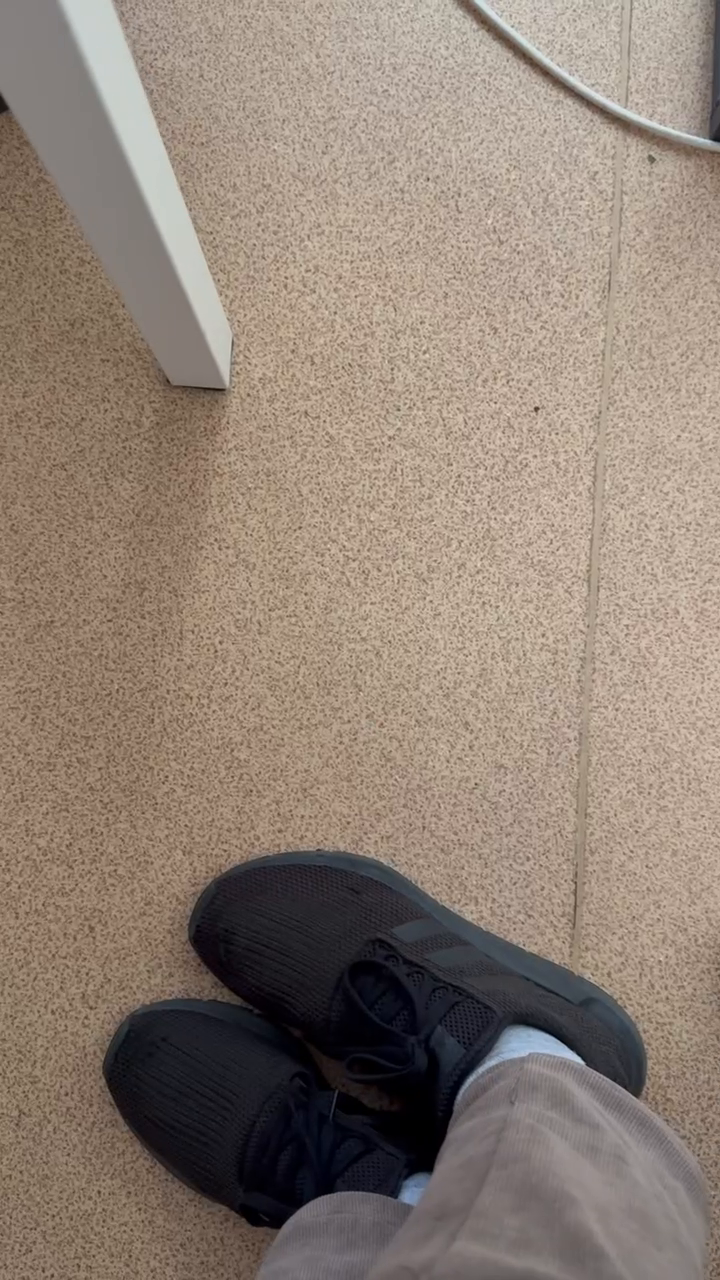
#> input picture frame 10 of IMG_1248.MOV, 720 x 1280 px, given in place of the camera
$ python flow_camera_test.py
#> lines starting #> are read from the running program, lines starting #| are printed output that depends on the picture; after the words box and inside, x2 and y2 are one past the last pixel; in counts of white or black regions, pixels touching at a corner belong together
#> in main, frame_bgr is the input picture: shape (1280, 720, 3); mean B, G, R 117, 129, 143.9
"""
flow_camera_test.py

Главный тестовый скрипт. Захватывает кадры с веб-камеры (или видеофайла),
гоняет через алгоритм px4flow_fast.compute_flow_fast и показывает:

  - текущий кадр в grayscale
  - стрелку направления потока (flow vector)
  - quality, flow_x/flow_y в пикселях
  - угловую скорость в рад/с (как уходило бы в DroneCAN сообщение
    com.hex.equipment.flow.Measurement)
  - реальный FPS обработки

Это прямой эквивалент того, что будет считать STM32F7 + ATK-OV7725 MD,
только тут вместо DCMI+FIFO используется обычная веб-камера через OpenCV,
а вместо отправки в DroneCAN — печать в консоль/визуализация.

Управление:
  q / ESC  — выход
  r        — сброс (img_old = None, начать заново)
  s        — сохранить текущую пару кадров в test_frames/ (для regress-теста)

Запуск:
  python3 flow_camera_test.py                  # веб-камера 0
  python3 flow_camera_test.py --source 1        # веб-камера с другим индексом
  python3 flow_camera_test.py --source video.mp4  # тест на видеофайле
"""

import argparse
import math
import time
import os

import cv2
import numpy as np

from px4flow_fast import compute_flow_fast


# ============ Параметры эмулируемой камеры/линзы ============
# Эти параметры нужно будет откалибровать под реальную ATK-OV7725 MD
# с конкретным объективом. Сейчас — приблизительные значения для
# объектива ~90° FOV по диагонали на разрешении FLOW_IMG_SIZE.
FLOW_IMG_SIZE = 64          # PX4Flow по умолчанию работает с блоком 64x64
FOCAL_LENGTH_PX = 64.0       # фокусное расстояние в пикселях (подбирается)

SEARCH_SIZE = 4
FLOW_FEATURE_THRESHOLD = 30
FLOW_VALUE_THRESHOLD = 3000


def preprocess_frame(frame_bgr: np.ndarray) -> np.ndarray:
    """
    Конвертирует кадр с камеры в grayscale 64x64 — имитация того, что
    реально придёт с ATK-OV7725 MD после конфигурации QVGA + кропа
    центральной области, либо после programmatic downscale на STM32.
    """
    gray = cv2.cvtColor(frame_bgr, cv2.COLOR_BGR2GRAY)
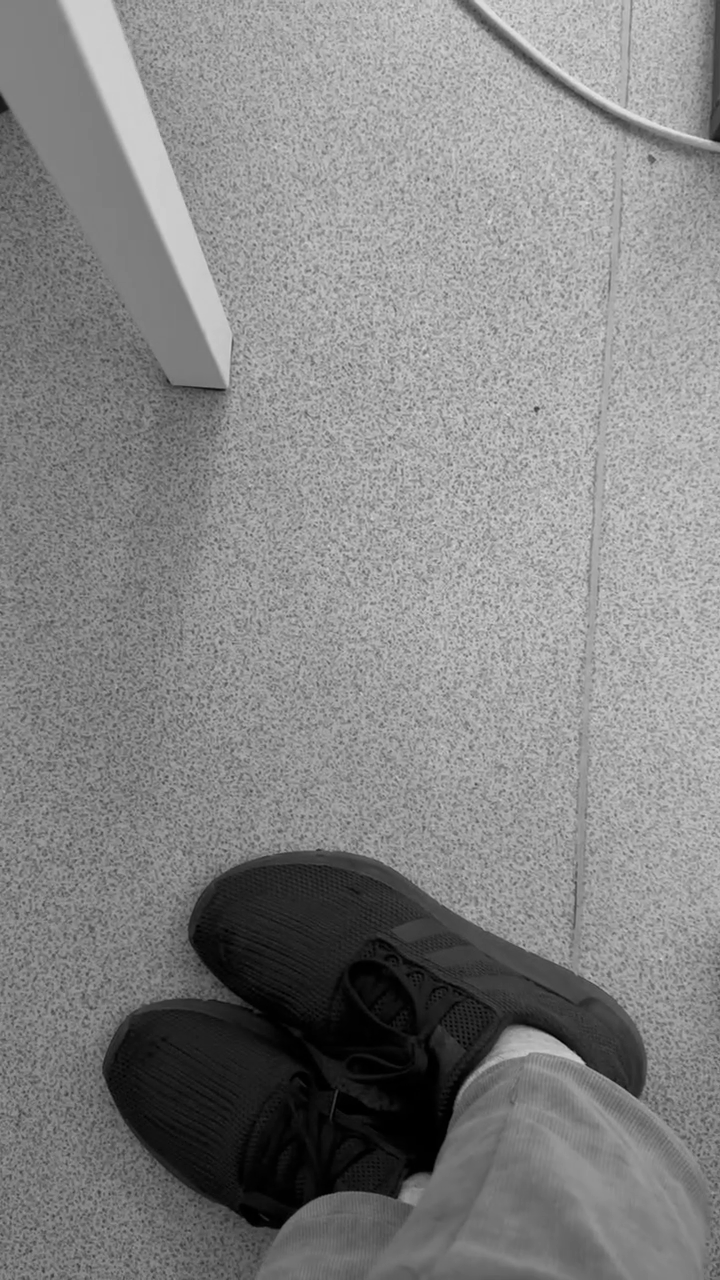
#> gray: shape (1280, 720); min 0, max 231, mean 132.2

    h, w = gray.shape
#> h = 1280; w = 720
    # Берём центральный квадрат, чтобь не было искажений от неравномерного
    # сжатия по осям (имитация кропа в прошивке STM32)
    side = min(h, w)
#> side = 720
    y0 = (h - side) // 2
#> y0 = 280
    x0 = (w - side) // 2
#> x0 = 0
    cropped = gray[y0:y0 + side, x0:x0 + side]
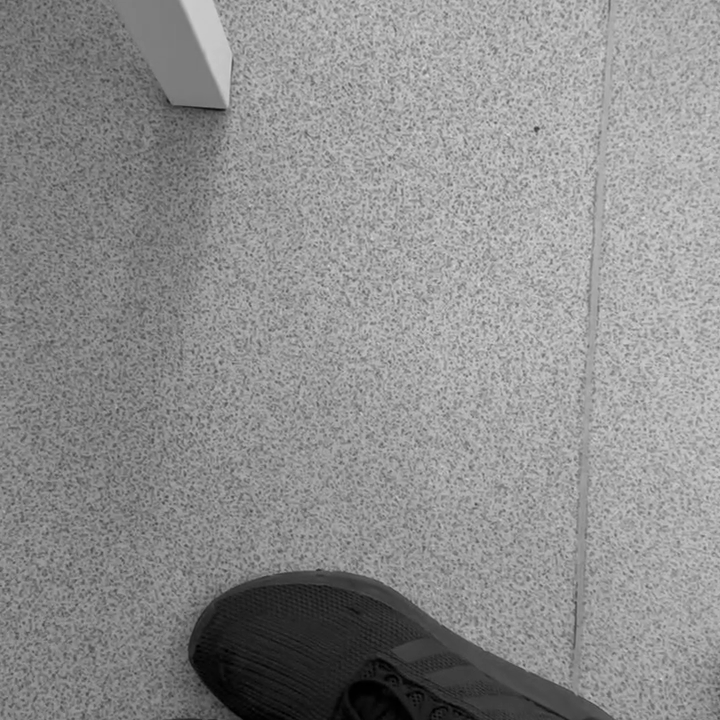
#> cropped: shape (720, 720); min 0, max 220, mean 141.1

    resized = cv2.resize(cropped, (FLOW_IMG_SIZE, FLOW_IMG_SIZE),
                          interpolation=cv2.INTER_AREA)
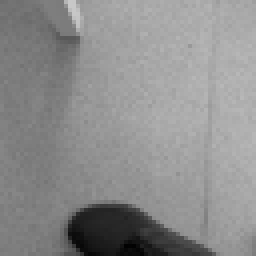
#> resized: shape (64, 64) (shown 4 times larger); min 2, max 200, mean 141.1
    return resized


def flow_to_dronecan_fields(flow_x_px: float, flow_y_px: float, dt_s: float):
    """
    Конвертация пиксельного потока в угловую скорость (рад/с) —
    именно то, что упаковывается в DroneCAN сообщение
    com.hex.equipment.flow.Measurement (integrated_x / integrated_y).

    Соответствует OpticalFlowPX4::calcFlow:
        flow_x = atan2(flow_x, focal_length_x)
    """
    if dt_s <= 0:
        return 0.0, 0.0

    angular_x = math.atan2(flow_x_px, FOCAL_LENGTH_PX) / dt_s
    angular_y = math.atan2(flow_y_px, FOCAL_LENGTH_PX) / dt_s
    return angular_x, angular_y


def draw_overlay(display_frame: np.ndarray, flow_x_px: float, flow_y_px: float,
                  quality: int, ang_x: float, ang_y: float, fps: float):
    """Рисует UI поверх увеличенного кадра для наглядности."""
#> called with flow_x_px = 0, flow_y_px = 0, quality = 0, ang_x = 0, ang_y = 0, fps = 4.05
    h, w = display_frame.shape[:2]
#> h = 480; w = 480
    cx, cy = w // 2, h // 2
#> cx = 240; cy = 240

    # Масштабируем стрелку потока для наглядности (пиксели в кадре
    # FLOW_IMG_SIZE x FLOW_IMG_SIZE слишком малы для display_frame)
    scale = w / FLOW_IMG_SIZE
#> scale = 7.5
    arrow_scale = 8.0  # дополнительное визуальное усиление

    end_x = int(cx + flow_x_px * scale * arrow_scale)
#> end_x = 240
    end_y = int(cy + flow_y_px * scale * arrow_scale)
#> end_y = 240

    color = (0, 255, 0) if quality > 50 else (0, 165, 255) if quality > 0 else (0, 0, 255)

    cv2.arrowedLine(display_frame, (cx, cy), (end_x, end_y), color, 2, tipLength=0.3)
    cv2.circle(display_frame, (cx, cy), 4, (255, 255, 255), -1)
#> display_frame: shape (480, 480, 3); min 2, max 255, mean 141.1

    lines = [
        f"quality: {quality}",
        f"flow px: x={flow_x_px:+.2f} y={flow_y_px:+.2f}",
        f"angular rad/s: x={ang_x:+.3f} y={ang_y:+.3f}",
        f"fps: {fps:.1f}",
    ]
    for idx, line in enumerate(lines):
        cv2.putText(display_frame, line, (10, 25 + idx * 22),
                    cv2.FONT_HERSHEY_SIMPLEX, 0.6, (0, 0, 0), 3, cv2.LINE_AA)
        cv2.putText(display_frame, line, (10, 25 + idx * 22),
                    cv2.FONT_HERSHEY_SIMPLEX, 0.6, (255, 255, 255), 1, cv2.LINE_AA)
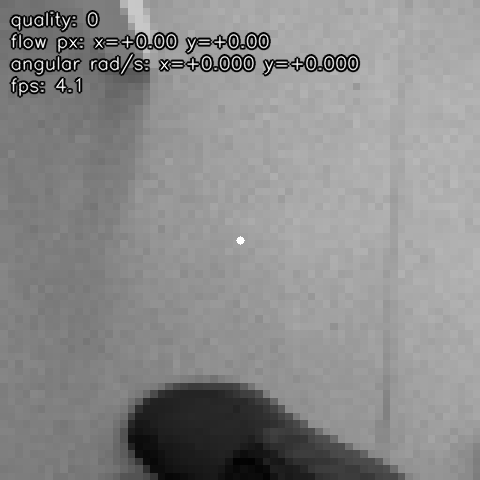
#> display_frame: shape (480, 480, 3); min 0, max 255, mean 138.4

    return display_frame


def main():
    parser = argparse.ArgumentParser(description="Тест optical flow алгоритма PX4Flow на ПК")
    parser.add_argument("--source", default="0",
                         help="Индекс камеры (0,1,...) или путь к видеофайлу")
    parser.add_argument("--display-size", type=int, default=480,
                         help="Размер окна вывода в пикселях")
    args = parser.parse_args()

    # Источник: число -> индекс камеры, иначе путь к файлу
    source = int(args.source) if args.source.isdigit() else args.source

    cap = cv2.VideoCapture(source)
    if not cap.isOpened():
        print(f"❌ Не удалось открыть источник видео: {source}")
        return

    print("Управление: q/ESC — выход, r — сброс, s — сохранить пару кадров")

    os.makedirs("test_frames", exist_ok=True)

    img_old = None
    t_prev = time.perf_counter()
    fps_smooth = 0.0
    frame_idx = 0

    while True:
        ok, frame_bgr = cap.read()
        if not ok:
            print("Конец видео или ошибка чтения кадра")
            break

        gray64 = preprocess_frame(frame_bgr)

        t_now = time.perf_counter()
        dt_s = t_now - t_prev
        t_prev = t_now

        quality, flow_x_px, flow_y_px = 0, 0.0, 0.0

        if img_old is not None:
            quality, flow_x_px, flow_y_px = compute_flow_fast(
                img_old, gray64,
                search_size=SEARCH_SIZE,
                flow_feature_threshold=FLOW_FEATURE_THRESHOLD,
                flow_value_threshold=FLOW_VALUE_THRESHOLD,
                invert_sign=True,  # для интуитивной стрелки на экране;
                                    # в реальной DroneCAN публикации на STM32
                                    # invert_sign НЕ используется (см. px4flow_fast.py)
            )

        ang_x, ang_y = flow_to_dronecan_fields(flow_x_px, flow_y_px, dt_s)

        # FPS обработки (экспоненциальное сглаживание)
        inst_fps = 1.0 / dt_s if dt_s > 0 else 0.0
        fps_smooth = inst_fps if fps_smooth == 0 else (0.9 * fps_smooth + 0.1 * inst_fps)

        # Печатаем в консоль — это симулирует то, что STM32 публикует
        # в DroneCAN com.hex.equipment.flow.Measurement каждый кадр
        if frame_idx % 5 == 0:  # не спамим консоль на каждый кадр
            print(f"[frame {frame_idx:5d}] quality={quality:3d}  "
                  f"flow_px=({flow_x_px:+.2f},{flow_y_px:+.2f})  "
                  f"angular_rad_s=({ang_x:+.4f},{ang_y:+.4f})  "
                  f"dt={dt_s*1000:.1f}ms  fps={fps_smooth:.1f}")

        # Визуализация
        display = cv2.resize(gray64, (args.display_size, args.display_size),
                              interpolation=cv2.INTER_NEAREST)
        display = cv2.cvtColor(display, cv2.COLOR_GRAY2BGR)
        display = draw_overlay(display, flow_x_px, flow_y_px, quality,
                                ang_x, ang_y, fps_smooth)

        cv2.imshow("PX4Flow algorithm test (q=quit, r=reset, s=save)", display)

        key = cv2.waitKey(1) & 0xFF
#> (key q is pressed here)
        if key in (ord('q'), 27):  # q или ESC
            break
        elif key == ord('r'):
            img_old = None
            print(">>> Сброс эталонного кадра")
        elif key == ord('s') and img_old is not None:
            ts = int(time.time() * 1000)
            np.save(f"test_frames/frame_{ts}_prev.npy", img_old)
            np.save(f"test_frames/frame_{ts}_curr.npy", gray64)
            print(f">>> Сохранена пара кадров test_frames/frame_{ts}_*.npy")

        img_old = gray64
        frame_idx += 1

    cap.release()
    cv2.destroyAllWindows()


if __name__ == "__main__":
    main()

$ run again, starting later in the video
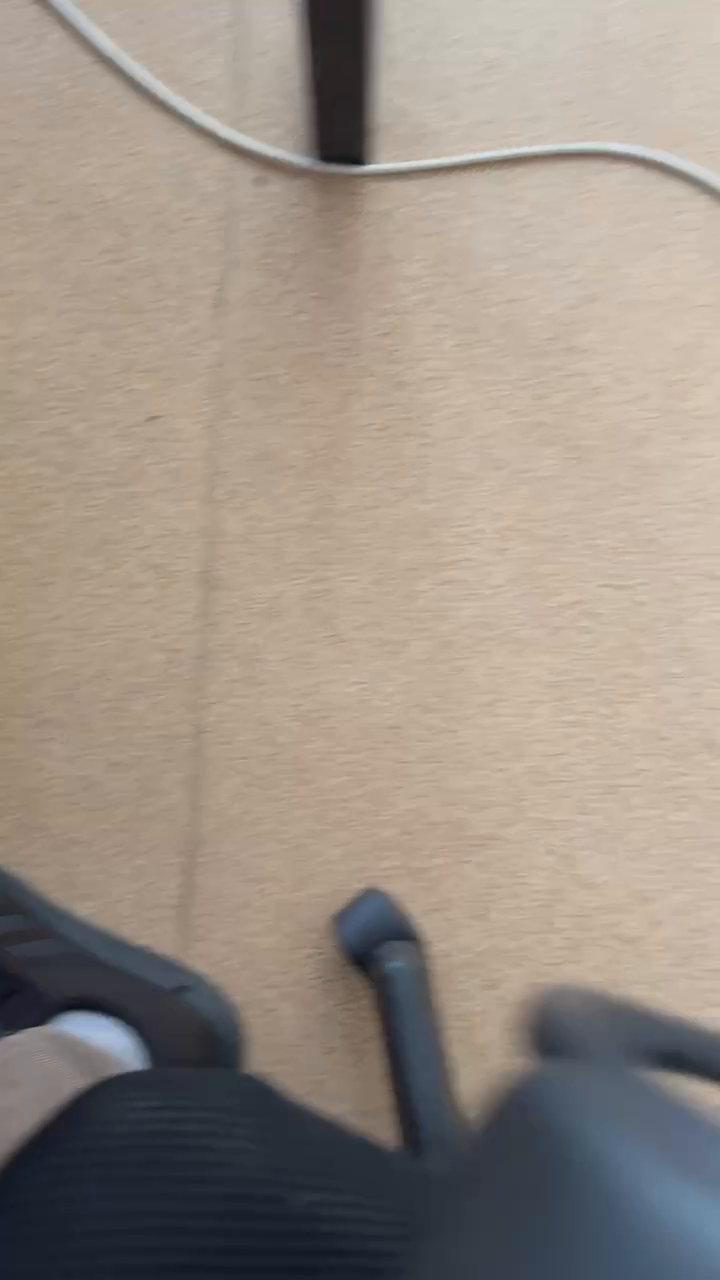
#> input picture frame 45 of IMG_1248.MOV, 720 x 1280 px, given in place of the camera
#> in main, frame_bgr is the input picture: shape (1280, 720, 3); mean B, G, R 133.1, 143.5, 154.4
#> in preprocess_frame, `gray = cv2.cvtColor(frame_bgr, cv2.COLOR_BGR2GRAY)`:
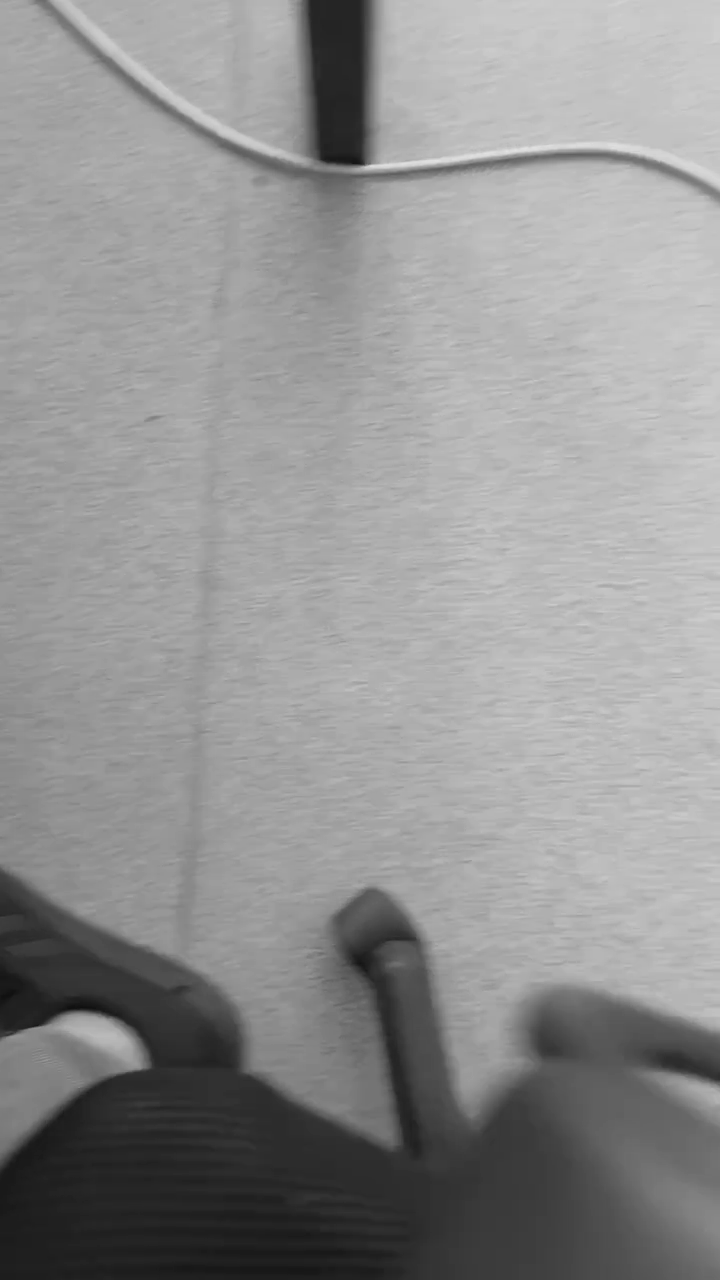
#> gray: shape (1280, 720); min 15, max 227, mean 145.7
#> after the loop in draw_overlay, `for idx, line in enumerate(lines):`:
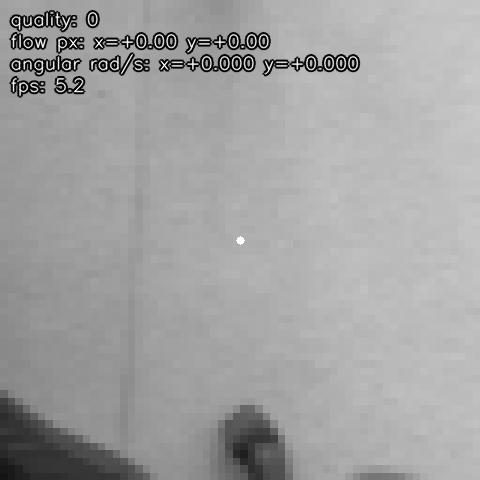
#> display_frame: shape (480, 480, 3); min 0, max 255, mean 161.6

$ run again, starting later in the video
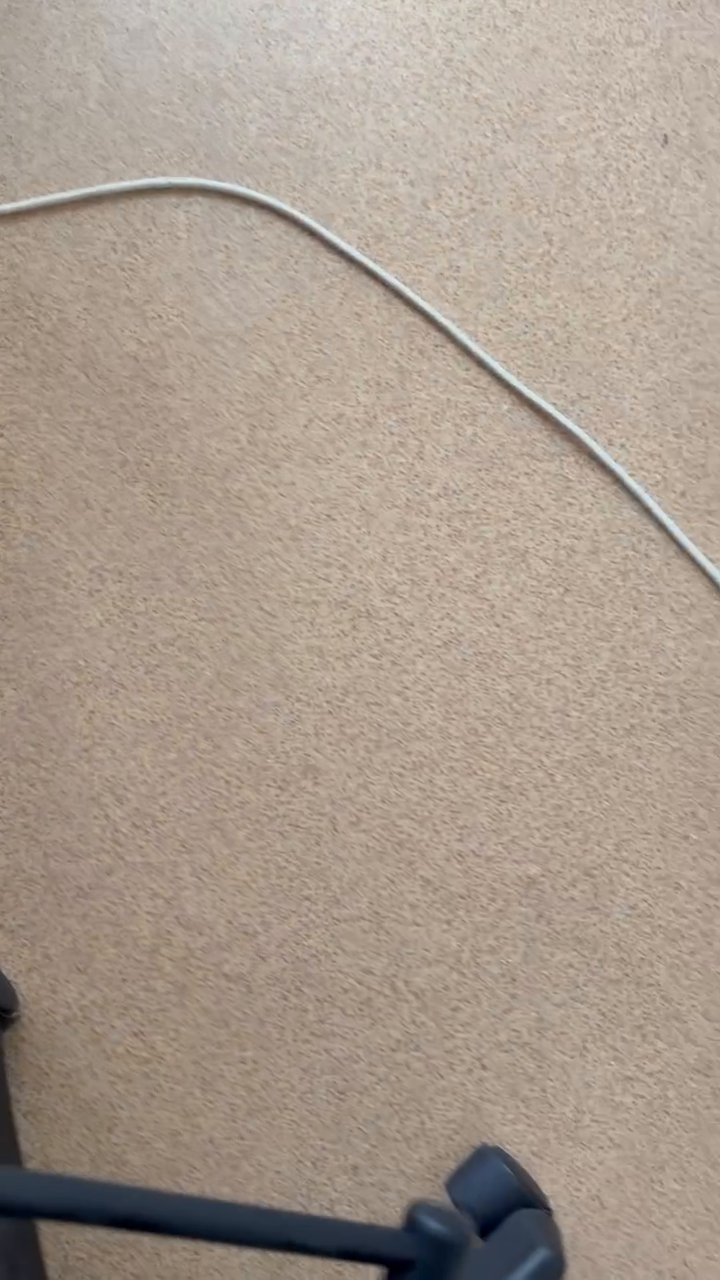
#> input picture frame 81 of IMG_1248.MOV, 720 x 1280 px, given in place of the camera
#> in main, frame_bgr is the input picture: shape (1280, 720, 3); mean B, G, R 141.9, 154.6, 168.8
#> in draw_overlay, `cv2.circle(display_frame, (cx, cy), 4, (255, 255, 255), -1)`:
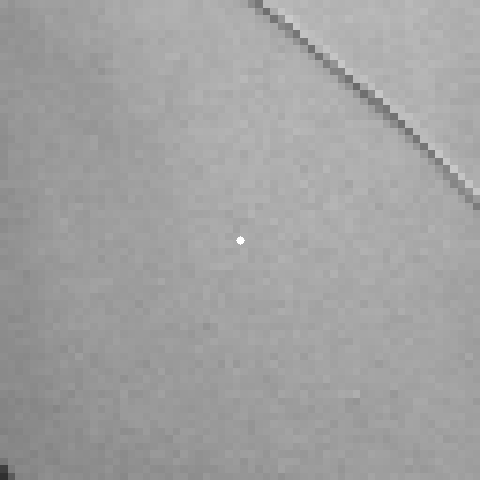
#> display_frame: shape (480, 480, 3); min 48, max 255, mean 161.6
#> after the loop in draw_overlay, `for idx, line in enumerate(lines):`:
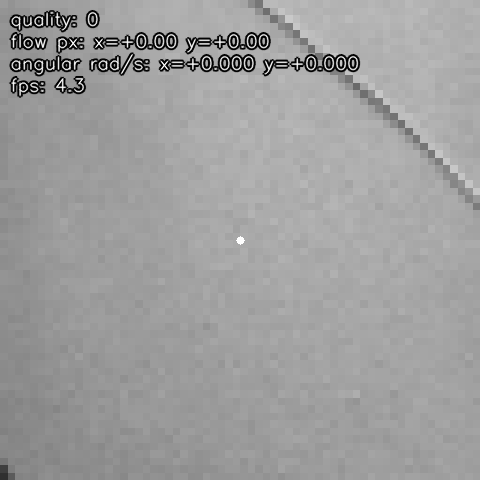
#> display_frame: shape (480, 480, 3); 4.43% of pixels changed, all inside (x1, y1, x2, y2) = (8, 9, 361, 98)
